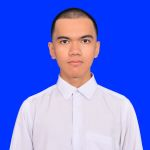
#> input picture 09/pp.jpg, 150 x 150 px
$ jupyter execute 02.ipynb
#> lines starting #> are read from the running program, lines starting #| are printed output that depends on the picture; after the words box and inside, x2 and y2 are one past the last pixel; in counts of white or black regions, pixels touching at a corner belong together
[cell 1]
import cv2

[cell 2]
face_cascade = cv2.CascadeClassifier(cv2.data.haarcascades +
                                     'haarcascade_frontalface_default.xml')

img = cv2.imread('pp.jpg')
#> img is the input picture: shape (150, 150, 3); mean B, G, R 229.2, 118.7, 102
gray = cv2.cvtColor(img, cv2.COLOR_BGR2GRAY)
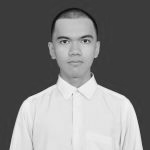
#> gray: shape (150, 150); min 12, max 249, mean 126.3

faces = face_cascade.detectMultiScale(gray, 1.3, 5)
#> faces = [[46, 19, 58, 58]]

for (x,y,w,h)in faces:
    cv2.rectangle(img,(x,y),(x+w, y+h), (255,0,0),2)
#> this loop made 1 pass
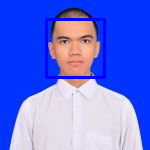
#> img: shape (150, 150, 3); 3.08% of pixels changed, all inside (x1, y1, x2, y2) = (45, 18, 106, 79)

[cell 3]
import matplotlib.pyplot as plt
plt.imshow(cv2.cvtColor(img, cv2.COLOR_BGR2RGB))
plt.axis('off')
plt.title('Deteksi Wajah')
plt.show()
